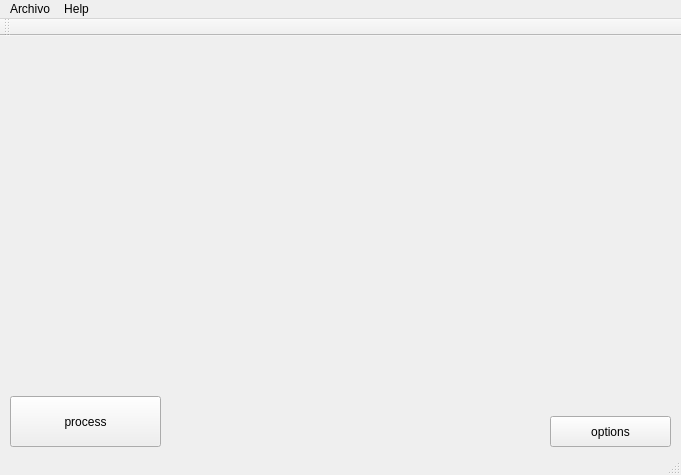
<?xml version="1.0" encoding="UTF-8"?>
<ui version="4.0">
 <class>MainWindow</class>
 <widget class="QMainWindow" name="MainWindow">
  <property name="geometry">
   <rect>
    <x>0</x>
    <y>0</y>
    <width>681</width>
    <height>475</height>
   </rect>
  </property>
  <property name="windowTitle">
   <string>GNS</string>
  </property>
  <widget class="QWidget" name="centralWidget">
   <widget class="QPushButton" name="process">
    <property name="geometry">
     <rect>
      <x>10</x>
      <y>360</y>
      <width>151</width>
      <height>51</height>
     </rect>
    </property>
    <property name="cursor">
     <cursorShape>PointingHandCursor</cursorShape>
    </property>
    <property name="text">
     <string>process</string>
    </property>
   </widget>
   <widget class="QPushButton" name="options">
    <property name="geometry">
     <rect>
      <x>550</x>
      <y>380</y>
      <width>121</width>
      <height>31</height>
     </rect>
    </property>
    <property name="cursor">
     <cursorShape>PointingHandCursor</cursorShape>
    </property>
    <property name="text">
     <string>options</string>
    </property>
   </widget>
   <widget class="plotWidget" name="signalPlot" native="true">
    <property name="geometry">
     <rect>
      <x>20</x>
      <y>10</y>
      <width>651</width>
      <height>161</height>
     </rect>
    </property>
    <property name="cursor">
     <cursorShape>CrossCursor</cursorShape>
    </property>
    <property name="mouseTracking">
     <bool>true</bool>
    </property>
   </widget>
   <widget class="plotWidget" name="cleanPlot" native="true">
    <property name="geometry">
     <rect>
      <x>20</x>
      <y>190</y>
      <width>651</width>
      <height>161</height>
     </rect>
    </property>
    <property name="cursor">
     <cursorShape>CrossCursor</cursorShape>
    </property>
    <property name="mouseTracking">
     <bool>false</bool>
    </property>
   </widget>
  </widget>
  <widget class="QStatusBar" name="statusBar"/>
  <widget class="QMenuBar" name="menuBar">
   <property name="geometry">
    <rect>
     <x>0</x>
     <y>0</y>
     <width>681</width>
     <height>25</height>
    </rect>
   </property>
   <widget class="QMenu" name="menuArchivo">
    <property name="title">
     <string>Archivo</string>
    </property>
    <addaction name="actionLoad"/>
    <addaction name="separator"/>
    <addaction name="actionOptions"/>
    <addaction name="separator"/>
    <addaction name="actionProcess"/>
    <addaction name="separator"/>
    <addaction name="actionSave"/>
    <addaction name="actionSave_segment"/>
    <addaction name="separator"/>
    <addaction name="actionQuit"/>
   </widget>
   <widget class="QMenu" name="menuHelp">
    <property name="title">
     <string>Help</string>
    </property>
    <addaction name="actionHelp"/>
    <addaction name="actionAbout"/>
   </widget>
   <addaction name="menuArchivo"/>
   <addaction name="menuHelp"/>
  </widget>
  <widget class="QToolBar" name="mainToolBar">
   <attribute name="toolBarArea">
    <enum>TopToolBarArea</enum>
   </attribute>
   <attribute name="toolBarBreak">
    <bool>false</bool>
   </attribute>
  </widget>
  <action name="actionProcess">
   <property name="text">
    <string>Process</string>
   </property>
  </action>
  <action name="actionSave">
   <property name="text">
    <string>Save</string>
   </property>
   <property name="shortcut">
    <string>Ctrl+S</string>
   </property>
  </action>
  <action name="actionSave_segment">
   <property name="text">
    <string>Save segment</string>
   </property>
  </action>
  <action name="actionQuit">
   <property name="text">
    <string>Quit</string>
   </property>
   <property name="shortcut">
    <string>Ctrl+Q, Ctrl+W</string>
   </property>
  </action>
  <action name="actionHelp">
   <property name="text">
    <string>Help</string>
   </property>
   <property name="shortcut">
    <string>F1</string>
   </property>
  </action>
  <action name="actionAbout">
   <property name="text">
    <string>About...</string>
   </property>
  </action>
  <action name="actionLoad">
   <property name="text">
    <string>Load</string>
   </property>
   <property name="shortcut">
    <string>Ctrl+O</string>
   </property>
  </action>
  <action name="actionOptions">
   <property name="text">
    <string>Options</string>
   </property>
  </action>
 </widget>
 <layoutdefault spacing="6" margin="11"/>
 <customwidgets>
  <customwidget>
   <class>plotWidget</class>
   <extends>QWidget</extends>
   <header>plotwidget.h</header>
   <container>1</container>
  </customwidget>
 </customwidgets>
 <resources/>
 <connections/>
</ui>
